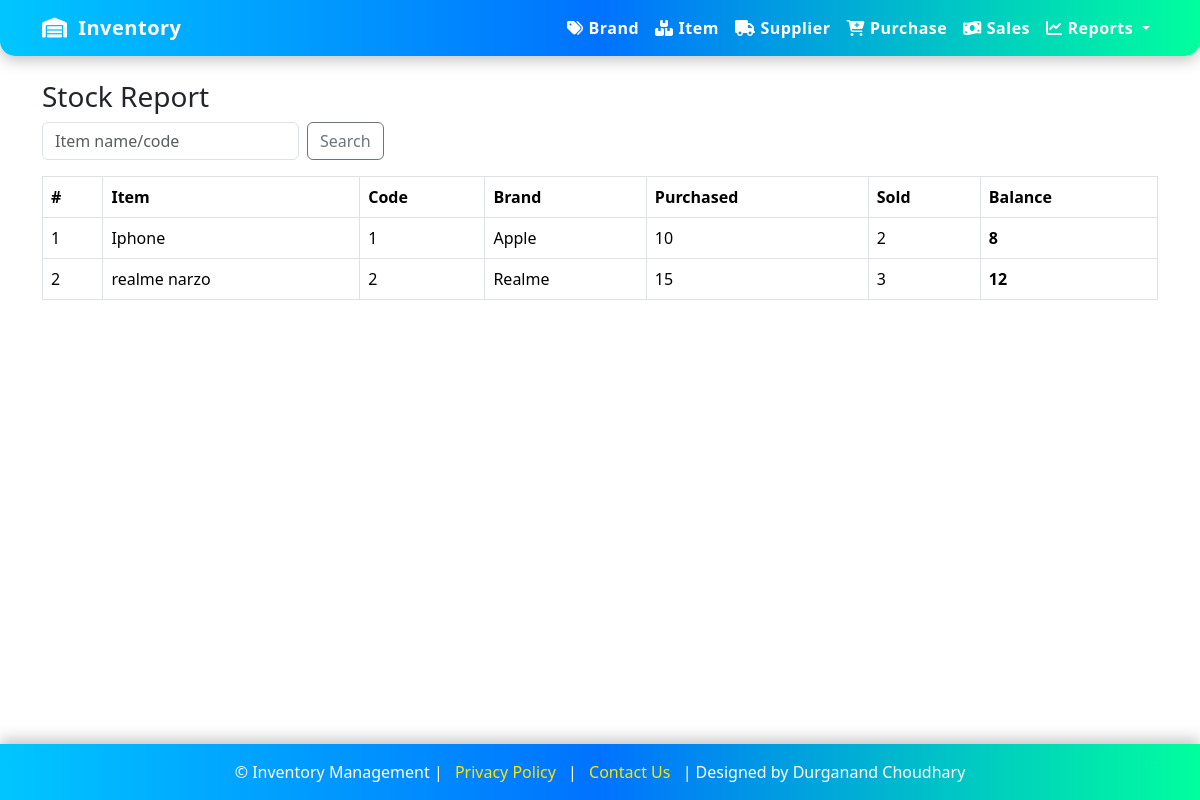
The page /reports/stock/ on the database its author committed.
### inventory/models.py (models this page shows, shortened)
class Item(models.Model):  # item_mstr 2
    item_name = models.CharField(max_length=150)
    item_code = models.CharField(max_length=50, unique=True)
    price = models.DecimalField(max_digits=12, decimal_places=2, default=0)  # default selling price
    brand = models.ForeignKey(Brand, on_delete=models.SET_NULL, null=True, blank=True)
    status = models.BooleanField(default=True)
    datetime = models.DateTimeField(default=timezone.now)
    class Meta:
        unique_together = ('item_name', 'brand')

class Brand(models.Model):  # brand_mstr 1
    brand_name = models.CharField(max_length=100, unique=True)
    status = models.BooleanField(default=True)
    datetime = models.DateTimeField(default=timezone.now)

### inventory/views.py (the view)
# urls.py: path('reports/stock/', views.report_stock, name='report_stock'),
def report_stock(request):
    rows = item_stock_queryset()
    q = request.GET.get('q','')
    if q:
        rows = [r for r in rows if (q.lower() in r[0].item_name.lower() or q.lower() in r[0].item_code.lower())]
    return render(request, 'inventory/report_stock.html', {'rows': rows, 'q': q})

### inventory/models.py (called while the page is built)
def item_stock_queryset():
    purchases = PurchaseDetail.objects.values('item_id').annotate(
        qty_in=Sum('quantity')
    )
    sales = SaleDetail.objects.values('item_id').annotate(
        qty_out=Sum('qty')
    )
    purchases_map = {p['item_id']: p['qty_in'] or 0 for p in purchases}
    sales_map = {s['item_id']: s['qty_out'] or 0 for s in sales}
    data = []
    for item in Item.objects.select_related('brand').order_by('item_name'):
        in_qty = purchases_map.get(item.id, 0) or 0
        out_qty = sales_map.get(item.id, 0) or 0
        balance = (in_qty - out_qty)
        data.append((item, in_qty, out_qty, balance))
    return data

### inventory/templates/inventory/report_stock.html
{% extends 'inventory/base.html' %}
{% block content %}
<h3>Stock Report</h3>
<form class="row g-2 mb-3">
  <div class="col-auto"><input class="form-control" name="q" value="{{ q }}" placeholder="Item name/code"></div>
  <div class="col-auto"><button class="btn btn-outline-secondary">Search</button></div>
</form>
<table class="table table-bordered">
  <tr><th>#</th><th>Item</th><th>Code</th><th>Brand</th><th>Purchased</th><th>Sold</th><th>Balance</th></tr>
  {% for item, in_qty, out_qty, bal in rows %}
  <tr>
    <td>{{ forloop.counter }}</td>
    <td>{{ item.item_name }}</td>
    <td>{{ item.item_code }}</td>
    <td>{{ item.brand.brand_name }}</td>
    <td>{{ in_qty|default:0 }}</td>
    <td>{{ out_qty|default:0 }}</td>
    <td><b>{{ bal|default:0 }}</b></td>
  </tr>
  {% empty %}<tr><td colspan="7">No records.</td></tr>{% endfor %}
</table>
{% endblock %}

### inventory/templates/inventory/base.html (style rules this page uses)
html, body { height: 100%; }
body { display: flex; flex-direction: column; }

### rows shown on the page
Item: item_name "Iphone", item_code "1", brand.brand_name "Apple", in_qty "10", out_qty "2", bal "8"
Item: item_name "realme narzo", item_code "2", brand.brand_name "Realme", brand "15", out_qty "3", bal "12"
